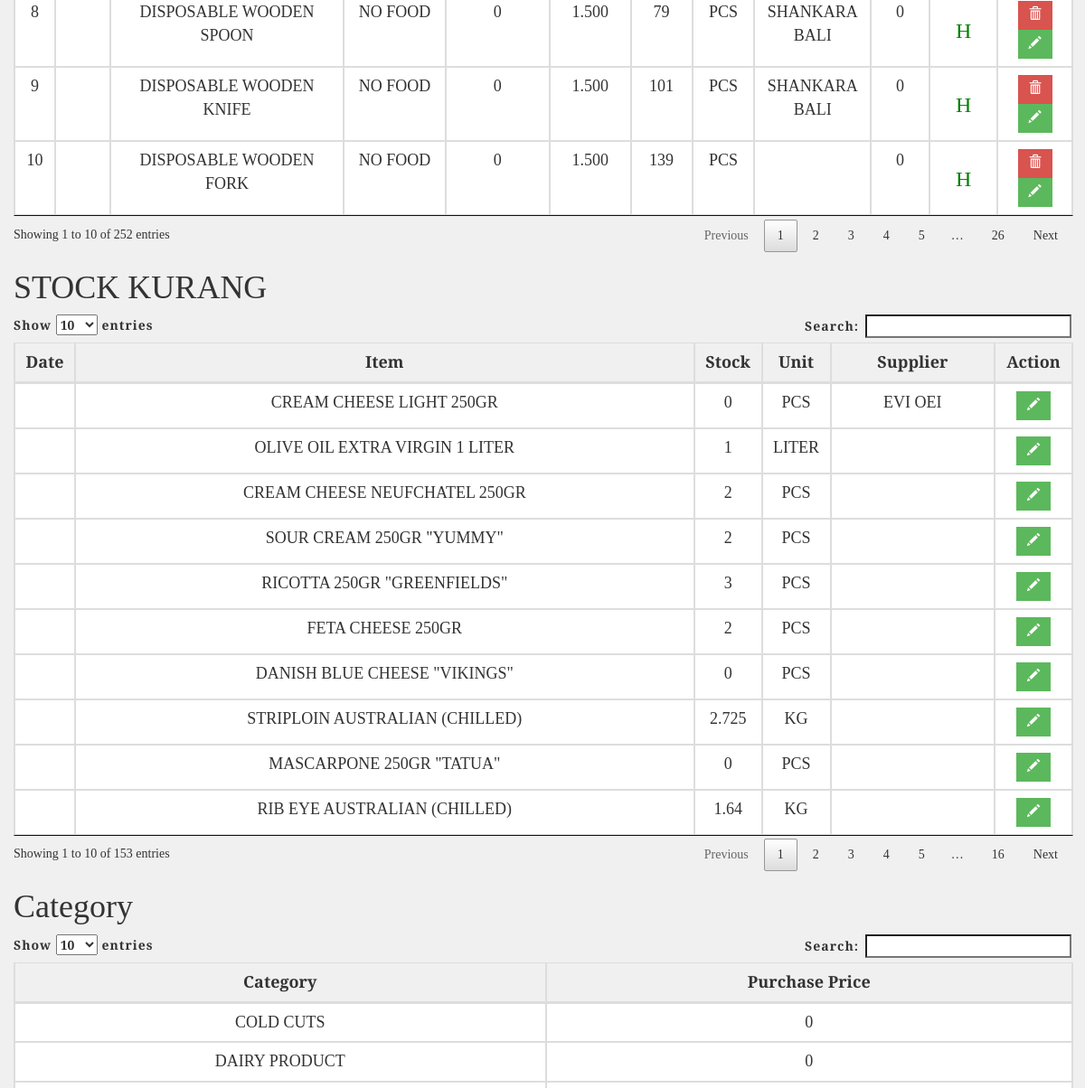
The app's page /stock.php (signed in, middle part), older data.
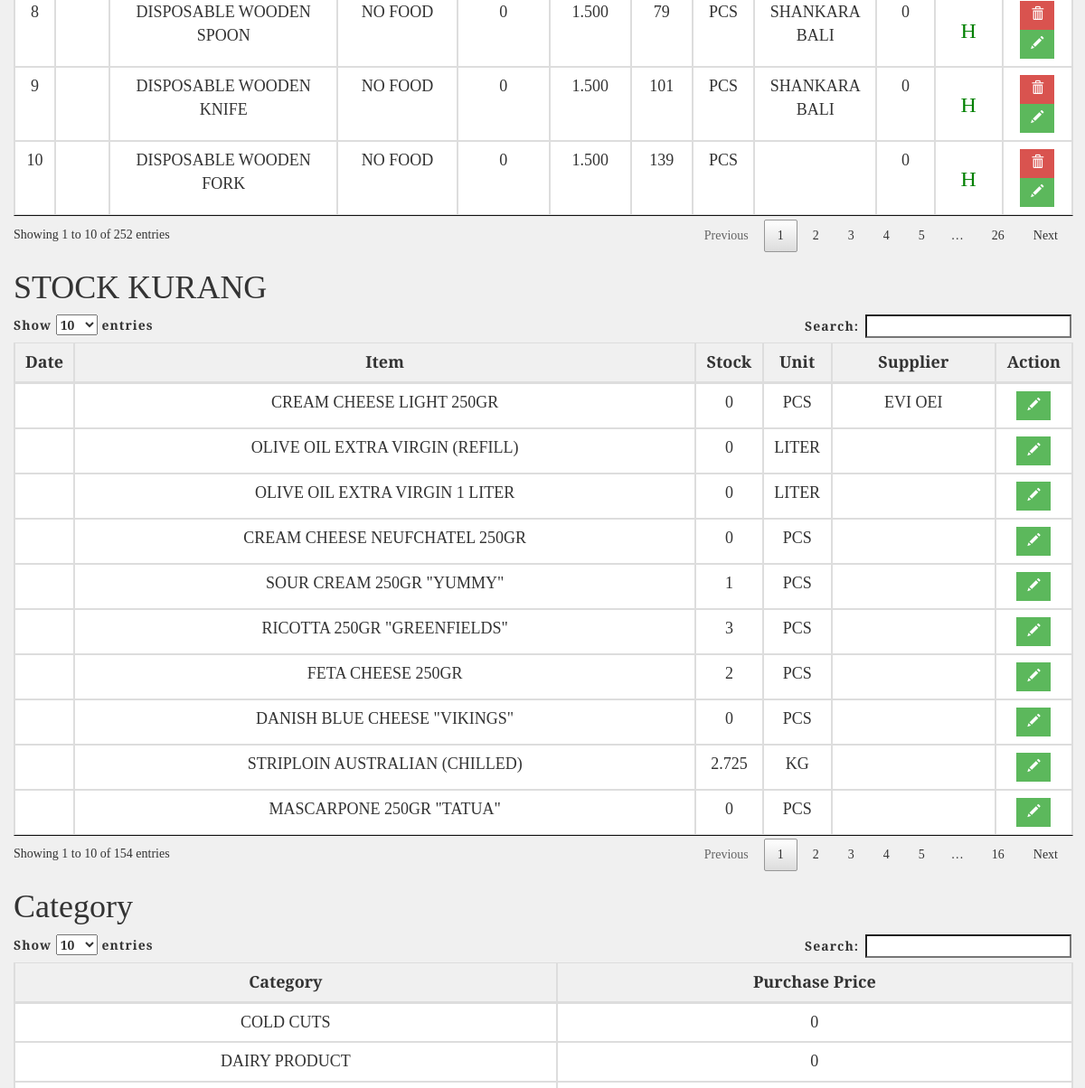
The same page, newer data.
### tables this page shows
CREATE TABLE `tb_barang` (
  `id` int(10) unsigned NOT NULL AUTO_INCREMENT,
  `item` varchar(100) NOT NULL,
  `price` double NOT NULL,
  `stock` float unsigned NOT NULL,
  `unit` varchar(100) NOT NULL,
  `kategori` int(11) NOT NULL,
  `supplier` int(11) NOT NULL,
  PRIMARY KEY (`id`)
);

CREATE TABLE `tb_kategori` (
  `id` int(11) NOT NULL AUTO_INCREMENT,
  `date_insert` datetime NOT NULL,
  `nm_kategori` varchar(100) NOT NULL,
  `description` text NOT NULL,
  PRIMARY KEY (`id`)
);

CREATE TABLE `tb_supplier` (
  `id_supplier` int(11) NOT NULL AUTO_INCREMENT,
  `nm_supplier` varchar(200) DEFAULT NULL,
  `address` varchar(200) DEFAULT NULL,
  `no_hp` varchar(200) DEFAULT NULL,
  PRIMARY KEY (`id_supplier`)
);

### stock.php (the view, shortened to what this page needs)
<?php
include_once 'koneksi.php';
$barang = mysqli_query($conn, "SELECT tb_barang.`id`, tb_barang.`date`, tb_barang.`item`, tb_barang.`price`, tb_barang.`stock`, tb_barang.`unit`, tb_kategori.nm_kategori AS kategori, tb_supplier.`nm_supplier` AS supplier, tb_barang.pur_price FROM tb_barang LEFT JOIN tb_kategori ON tb_barang.`kategori`=tb_kategori.`id` LEFT JOIN tb_supplier ON tb_barang.`supplier`=tb_supplier.`id_supplier` order by id desc;");
$stock_kurang = mysqli_query($conn, "SELECT tb_barang.id, tb_barang.`date`, tb_barang.item, tb_barang.stock, tb_barang.unit, tb_supplier.`nm_supplier` AS supplier FROM tb_barang LEFT JOIN tb_supplier ON tb_barang.`supplier`=tb_supplier.`id_supplier` WHERE tb_barang.stock<=5;");
$purchase= mysqli_query($conn, "SELECT tb_kategori.`nm_kategori`, SUM(tb_barang.`pur_price`*tb_barang.`stock`) AS jumlah FROM tb_barang INNER JOIN tb_kategori ON tb_barang.`kategori`=tb_kategori.`id` GROUP BY tb_kategori.`nm_kategori`;");
?>
<!DOCTYPE html>
<html>
	<?php include("./templates/header.php"); ?>
	<link rel="stylesheet" type="text/css" href="./css/stockStyle.css">
	<body>
		<div class="container-fluid">
			<div class="row">
			<div class="col-md-12 ">
			<table id="example" class="table table-bordered" style="width: 100%;">
						<tbody>
							<?php
							$no=1;
							foreach ($barang as $data) {?>
							<tr>
								<td><?php echo $no ?></td>
								<td><?php echo $data["date"];?></td>
								<td><?php echo $data["item"];?></td>
								<td><?php echo $data["kategori"];?></td>
								<td><?php echo rupiah($data["pur_price"]);?></td>
								<td><?php echo rupiah($data["price"]);?></td>
								<td id="stock"><?php echo $data["stock"];?><?php if($data["stock"]<=5){?>
									<?php }elseif($data["stock"]>10 && $data["stock"]<=30){?>
								<?php }?>
								</td>
								<td><?php echo $data["unit"];?></td>
								<td><?php echo $data["supplier"];?></td>
								<td><?php $a = $data["pur_price"];
											$b= $data["stock"];
											$total=$a*$b;
											echo rupiah($total);?></td>
								<td><?php if($data["stock"]<=5){ ?>
									<h3 style="color:red;">L</h3>
								<?php }else{ ?>
									<h3 style="color:green;">H</h3>
								<?php }?></td>
								<td>
									<button class="btn btn-danger deleteItem" id="<?php echo $data['id']; ?>"><span class="glyphicon glyphicon-trash"></span></button>
									<a type="button" class="btn btn-success" href="edit_data.php?id=<?php echo $data['id'];?>"><span class="glyphicon glyphicon-pencil"></span></a>
								</td>
							</tr>
							<?php $no++; }?>
						</tbody>
					</table>
				</div>
				<div class="col-md-12">
				<h1>STOCK KURANG</h1>
					<table id="example2" class="table table-bordered" style="width: 100%;">
						<thead>
							<tr>
								<th>Date</th>
								<th>Item</th>
								<th>Stock</th>
								<th>Unit</th>
								<th>Supplier</th>
								<th>Action</th>
							</tr>
						</thead>
						<tbody>
							<?php
							$no=1;
							foreach ($stock_kurang as $kurang) {?>
							<tr>
								<td><?php echo $kurang['date']?></td>
								<td><?php echo $kurang['item']?></td>
								<td><?php echo $kurang['stock']?></td>
								<td><?php echo $kurang['unit']?></td>
								<td><?php echo $kurang['supplier']?></td>
								<td>
									<a type="button" class="btn btn-success" href="edit_data.php?id=<?php echo $kurang['id'];?>"><span class="glyphicon glyphicon-pencil"></span></a>
								</td>
							</tr>
							<?php $no++; }?>
						</tbody>
					</table>
				</div>
					<div class="col-md-12 ">
					<h1>Category</h1>
					<table id="example4" class="table table-bordered" style="width: 100%;">
						<thead>
							<tr>
								<th>Category</th>
								<th>Purchase Price</th>
							</tr>
						</thead>
						<tbody>
							<?php
							$no=1;
							foreach ($purchase as $p) {?>
							<tr>
								<td><?php echo $p['nm_kategori']?> </td>
								<td><?php echo rupiah($p['jumlah'])?></td>
							</tr>
							<?php $no++; }?>
						</tbody>
					</table>
				</div>
			</div>
		</div>
	</body>
</html>

Row changes from the older to the newer data that the page shows:
no longer on this page (row unchanged): tb_barang: item "RIB EYE AUSTRALIAN (CHILLED)", stock "1.64", unit "KG", shown under "STOCK KURANG"
now on this page (row edited): tb_barang: item "OLIVE OIL EXTRA VIRGIN (REFILL)", stock "0", unit "LITER", shown under "STOCK KURANG"
changed tb_barang "OLIVE OIL EXTRA VIRGIN 1 LITER": stock "1" → "0"
changed tb_barang "CREAM CHEESE NEUFCHATEL 250GR": stock "2" → "0"
changed tb_barang "SOUR CREAM 250GR \"YUMMY\"": stock "2" → "1"
Text that changed along with them:
text written by a page script: "Show entries Search: Showing 1 to 10 of 153 entries Previous 1 2 3 4 5 … 16 Next" → "Show entries Search: Showing 1 to 10 of 154 entries Previous 1 2 3 4 5 … 16 Next"
